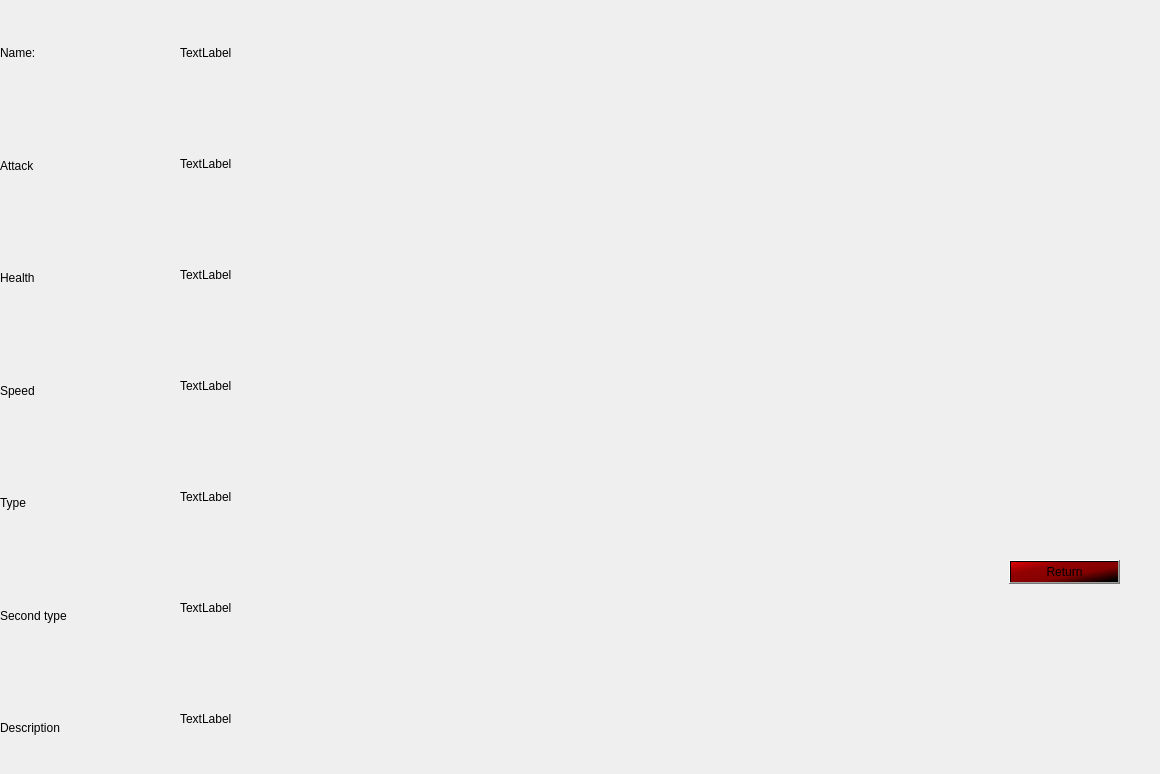
<?xml version="1.0" encoding="UTF-8"?>
<ui version="4.0">
 <class>PokedexPage</class>
 <widget class="QDialog" name="PokedexPage">
  <property name="geometry">
   <rect>
    <x>0</x>
    <y>0</y>
    <width>1160</width>
    <height>774</height>
   </rect>
  </property>
  <property name="windowTitle">
   <string>Pokedex Info</string>
  </property>
  <widget class="QLabel" name="background">
   <property name="geometry">
    <rect>
     <x>-600</x>
     <y>-110</y>
     <width>1961</width>
     <height>1021</height>
    </rect>
   </property>
   <property name="text">
    <string/>
   </property>
   <property name="pixmap">
    <pixmap resource="resource.qrc">:/resources/resources/pokedexBackground.jpg</pixmap>
   </property>
  </widget>
  <widget class="QWidget" name="verticalLayoutWidget">
   <property name="geometry">
    <rect>
     <x>0</x>
     <y>0</y>
     <width>181</width>
     <height>781</height>
    </rect>
   </property>
   <layout class="QVBoxLayout" name="verticalLayout">
    <item>
     <widget class="QLabel" name="name">
      <property name="styleSheet">
       <string notr="true">font: 11pt &quot;Fixedsys&quot;;
color: rgb(0, 0, 0);
</string>
      </property>
      <property name="text">
       <string>Name:</string>
      </property>
     </widget>
    </item>
    <item>
     <widget class="QLabel" name="attack">
      <property name="styleSheet">
       <string notr="true">font: 11pt &quot;Fixedsys&quot;;
color: rgb(0, 0, 0);
</string>
      </property>
      <property name="text">
       <string>Attack</string>
      </property>
     </widget>
    </item>
    <item>
     <widget class="QLabel" name="health">
      <property name="styleSheet">
       <string notr="true">font: 11pt &quot;Fixedsys&quot;;
color: rgb(0, 0, 0);
</string>
      </property>
      <property name="text">
       <string>Health</string>
      </property>
     </widget>
    </item>
    <item>
     <widget class="QLabel" name="speed">
      <property name="styleSheet">
       <string notr="true">font: 11pt &quot;Fixedsys&quot;;
color: rgb(0, 0, 0);
</string>
      </property>
      <property name="text">
       <string>Speed</string>
      </property>
     </widget>
    </item>
    <item>
     <widget class="QLabel" name="type">
      <property name="styleSheet">
       <string notr="true">font: 11pt &quot;Fixedsys&quot;;
color: rgb(0, 0, 0);
</string>
      </property>
      <property name="text">
       <string>Type</string>
      </property>
     </widget>
    </item>
    <item>
     <widget class="QLabel" name="secondType">
      <property name="styleSheet">
       <string notr="true">font: 11pt &quot;Fixedsys&quot;;
color: rgb(0, 0, 0);
</string>
      </property>
      <property name="text">
       <string>Second type</string>
      </property>
     </widget>
    </item>
    <item>
     <widget class="QLabel" name="description">
      <property name="styleSheet">
       <string notr="true">font: 11pt &quot;Fixedsys&quot;;
color: rgb(0, 0, 0);
</string>
      </property>
      <property name="text">
       <string>Description</string>
      </property>
     </widget>
    </item>
   </layout>
  </widget>
  <widget class="QWidget" name="verticalLayoutWidget_2">
   <property name="geometry">
    <rect>
     <x>180</x>
     <y>0</y>
     <width>471</width>
     <height>771</height>
    </rect>
   </property>
   <layout class="QVBoxLayout" name="verticalLayout_2">
    <item>
     <widget class="QLabel" name="nameText">
      <property name="styleSheet">
       <string notr="true">font: 11pt &quot;Fixedsys&quot;;
color: rgb(0, 0, 0);
</string>
      </property>
      <property name="text">
       <string>TextLabel</string>
      </property>
     </widget>
    </item>
    <item>
     <widget class="QLabel" name="attackText">
      <property name="styleSheet">
       <string notr="true">font: 11pt &quot;Fixedsys&quot;;
color: rgb(0, 0, 0);
</string>
      </property>
      <property name="text">
       <string>TextLabel</string>
      </property>
     </widget>
    </item>
    <item>
     <widget class="QLabel" name="healthText">
      <property name="styleSheet">
       <string notr="true">font: 11pt &quot;Fixedsys&quot;;
color: rgb(0, 0, 0);
</string>
      </property>
      <property name="text">
       <string>TextLabel</string>
      </property>
     </widget>
    </item>
    <item>
     <widget class="QLabel" name="speedText">
      <property name="styleSheet">
       <string notr="true">font: 11pt &quot;Fixedsys&quot;;
color: rgb(0, 0, 0);
</string>
      </property>
      <property name="text">
       <string>TextLabel</string>
      </property>
     </widget>
    </item>
    <item>
     <widget class="QLabel" name="typeText">
      <property name="styleSheet">
       <string notr="true">font: 11pt &quot;Fixedsys&quot;;
color: rgb(0, 0, 0);
</string>
      </property>
      <property name="text">
       <string>TextLabel</string>
      </property>
     </widget>
    </item>
    <item>
     <widget class="QLabel" name="secondTypeText">
      <property name="styleSheet">
       <string notr="true">font: 11pt &quot;Fixedsys&quot;;
color: rgb(0, 0, 0);
</string>
      </property>
      <property name="text">
       <string>TextLabel</string>
      </property>
     </widget>
    </item>
    <item>
     <widget class="QLabel" name="descriptionText">
      <property name="styleSheet">
       <string notr="true">font: 11pt &quot;Fixedsys&quot;;
color: rgb(0, 0, 0);
</string>
      </property>
      <property name="text">
       <string>TextLabel</string>
      </property>
     </widget>
    </item>
   </layout>
  </widget>
  <widget class="QPushButton" name="backButton">
   <property name="geometry">
    <rect>
     <x>1009</x>
     <y>560</y>
     <width>111</width>
     <height>24</height>
    </rect>
   </property>
   <property name="styleSheet">
    <string notr="true">background-color: qlineargradient(spread:pad, x1:0, y1:0, x2:0.972, y2:0.909, stop:0 rgba(220, 0, 0, 253), stop:0.301676 rgba(147, 0, 0, 254), stop:0.653631 rgba(131, 0, 0, 254), stop:1 rgba(0, 0, 0, 255));

font: 11pt &quot;Fixedsys&quot;;
border-color: rgb(0, 0, 0);</string>
   </property>
   <property name="text">
    <string>Return</string>
   </property>
  </widget>
 </widget>
 <resources>
  <include location="resource.qrc"/>
 </resources>
 <connections/>
</ui>
